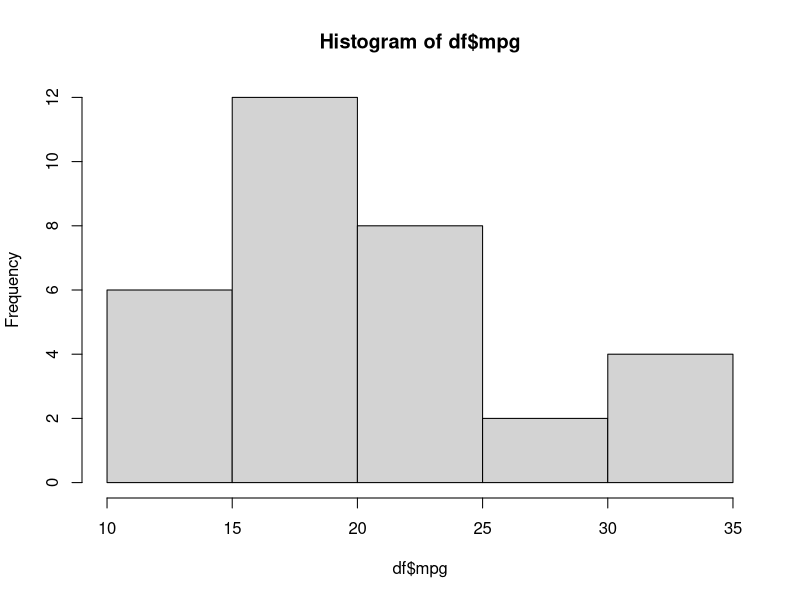
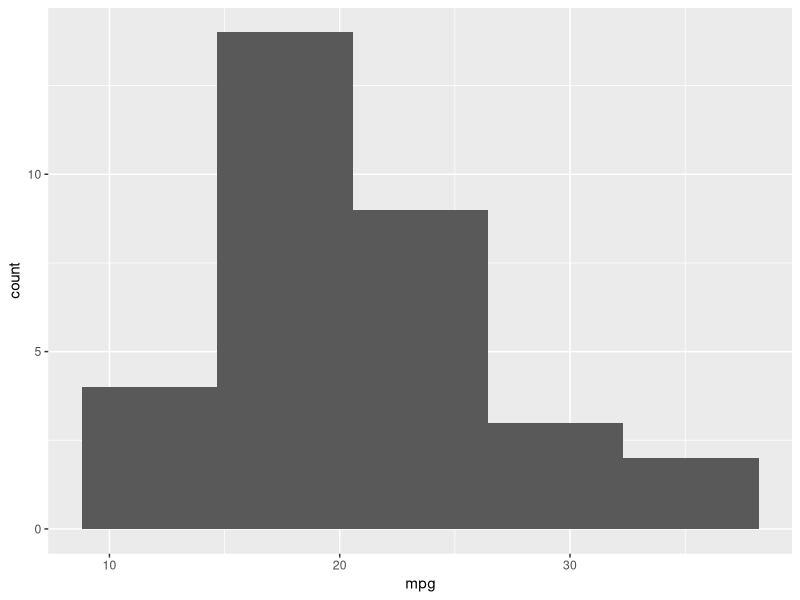
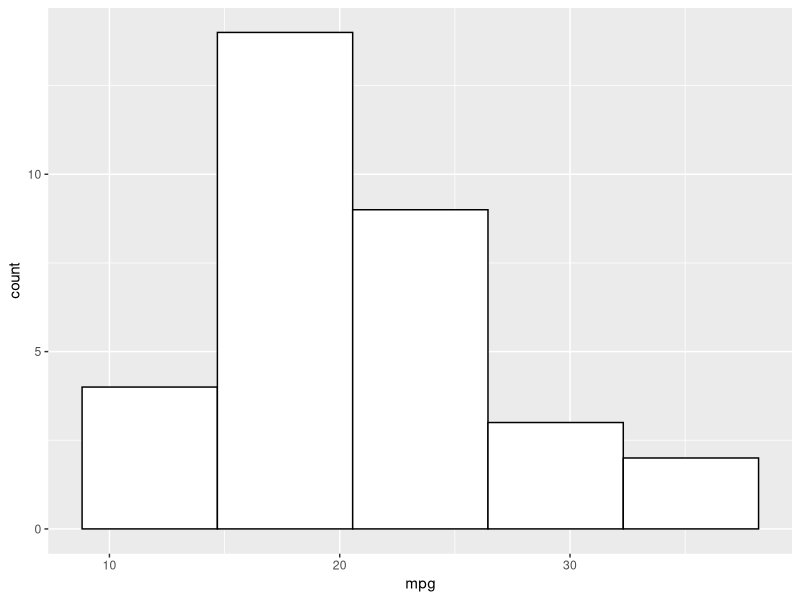
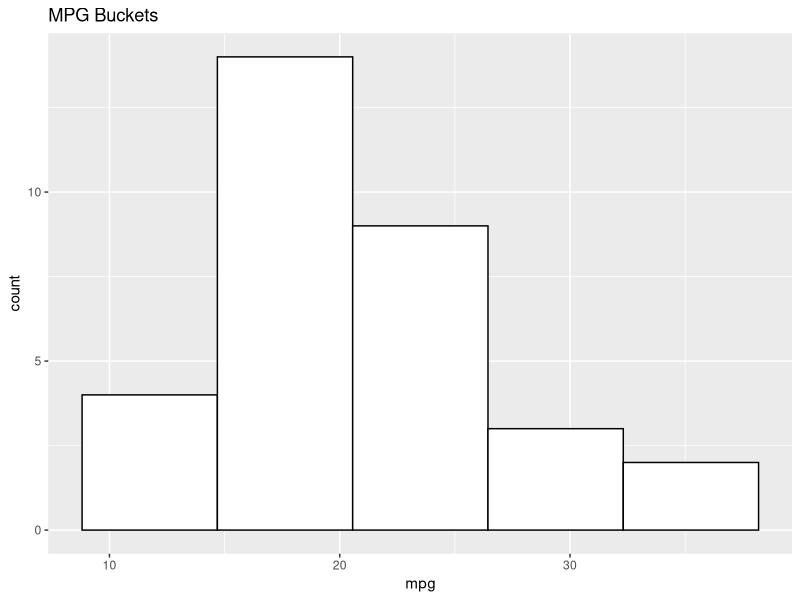
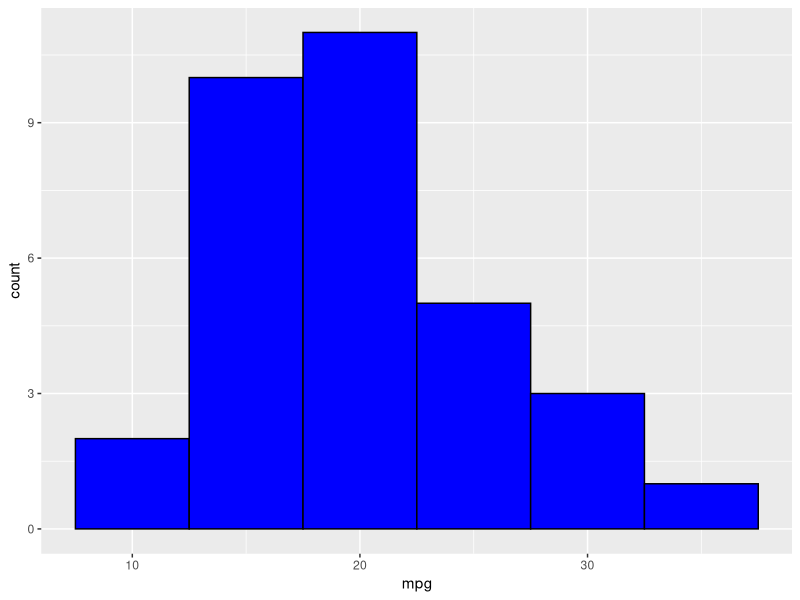
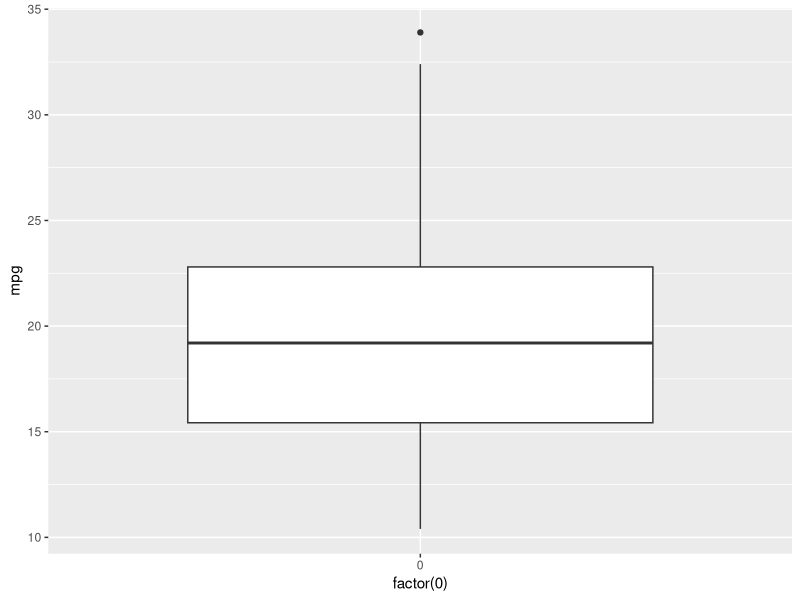
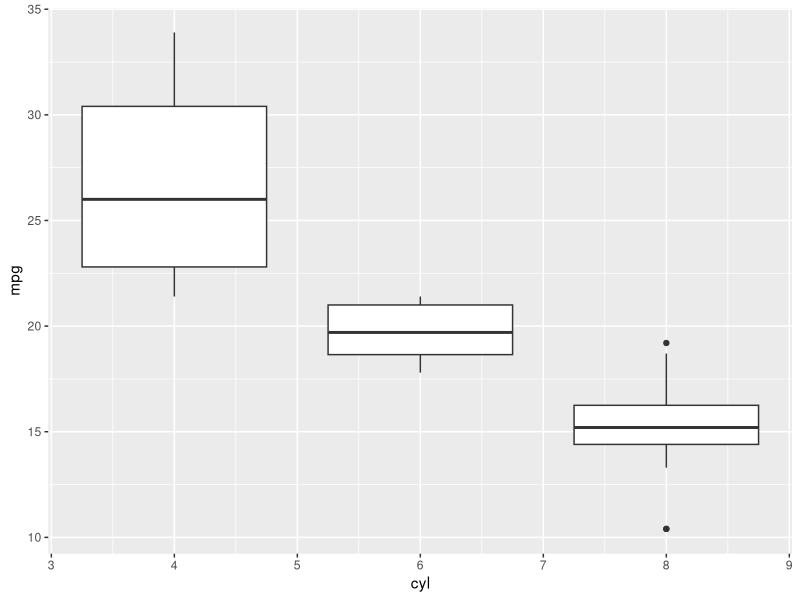
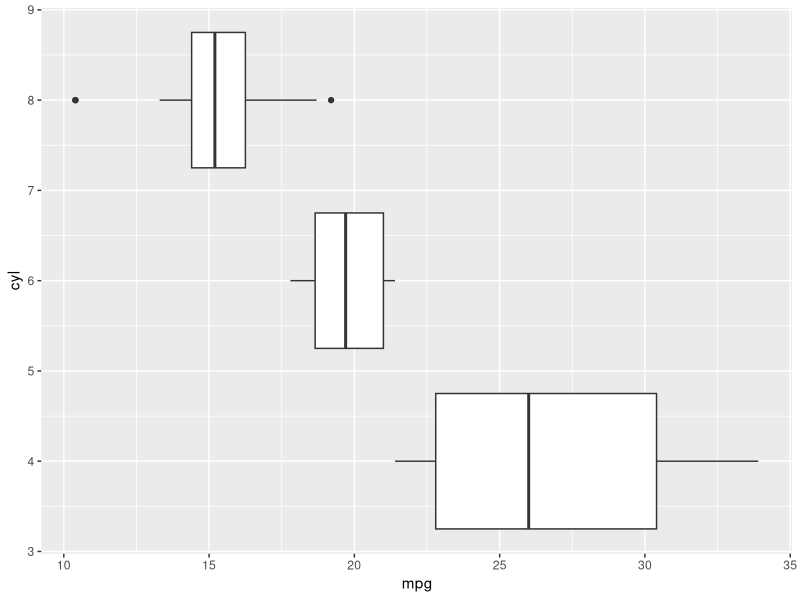

Recreate these plots in R, in order.
## ---- chunk 1
knitr::opts_chunk$set(echo = TRUE)
## ---- chunk 2
library(ggplot2)
## ---- chunk 3
df <- mtcars
## ---- chunk 4
head(df)
## ---- chunk 5
hist(df$mpg,breaks=4)
## ---- chunk 6
g <- ggplot(df,aes(x=mpg)) + geom_histogram(bins=5)
g
## ---- chunk 7
g <- ggplot(df,aes(x=mpg)) + geom_histogram(bins=5, color="black",fill="white")
g 
## ---- chunk 8
g + ggtitle("MPG Buckets")
## ---- chunk 9
ggplot(df, aes(x=mpg)) + geom_histogram(binwidth = 5, color="black",fill="blue")
## ---- chunk 10
ggplot(df, aes(x=factor(0),mpg)) + geom_boxplot()
#adding factor(0) lumps all the mpg together
## ---- chunk 11
ggplot(df, aes(group=cyl, x=cyl,mpg)) + geom_boxplot()
#adding factor(0) lumps all the mpg together
## ---- chunk 12
ggplot(df, aes(group=cyl, x=cyl,mpg)) + geom_boxplot() + coord_flip()
## ---- chunk 13
ggplot(df, aes(x=cyl)) + geom_bar()
## ---- chunk 14
ggplot(df, aes(x=cyl)) + geom_bar()
## ---- chunk 15
car.names <- rownames(df)
## ---- chunk 16
g <- ggplot(df, aes(x=car.names, y=wt)) + geom_bar(stat="identity")
g
## ---- chunk 17
g <- g + theme(axis.text.x = element_text(angle=90, hjust=1))
g
## ---- chunk 18
g + ggtitle("Car Weights") + theme(plot.title = element_text(hjust=.5))
## ---- chunk 19
#the fill is a factor of gears
ggplot(df, aes(x=cyl, fill=factor(gear))) + geom_bar()
## ---- chunk 20
#the fill is a factor of gears
ggplot(df, aes(x=cyl, fill=factor(gear))) + geom_bar(position="dodge")
## ---- chunk 21
ggplot(df, aes(x=mpg,y=hp)) + geom_point()
## ---- chunk 22
ggplot(df, aes(x=mpg,y=hp)) + geom_point(aes(size=wt,color=cyl))
## ---- chunk 23
ggplot(df, aes(x=factor(0),mpg)) + geom_boxplot()
## ---- chunk 24
ggplot(df, aes(x=factor(0),mpg)) + geom_boxplot()
